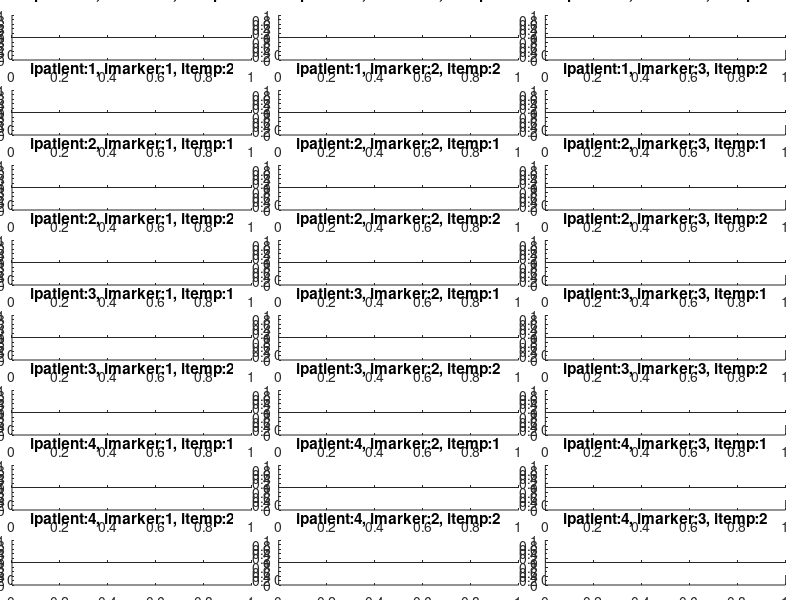

MATLAB code to generate this figure: (Note: this script raises an error after producing the figure.)


function testaxes

w           = 1/3;
htop        = 1/16 * 0.6;
hbottom     = 1/16 * 0.6;
spacehor    = 0.1;
w = w * (1-spacehor);

% first print average LFP and TFR
figure
for ipatient = 1 : 4
    
    for imarker = 1 : 3
    
        for itemp = 1 : 2
            
            row = (itemp-1) * 2 + (ipatient - 1) * 4 + 1;
            s1 = axes('Position', [1/3*(imarker-1) + w*(spacehor/2), 1-(1/16*row), w, htop]);
            title(sprintf('ipatient:%d, imarker:%d, itemp:%d', ipatient, imarker, itemp));

            row = (itemp-1) * 2 + (ipatient - 1) * 4 + 1 + 1;
            s2 = axes('Position', [1/3*(imarker-1) + w*(spacehor/2), 1-(1/16*row) + (1/16-hbottom), w, hbottom]);
            
            disp('');
             
        end
    end
end


figure

% first print average LFP and TFR
for ipatient = 1 : 4
    
    imarker = 1;
    
    for markername = string(cfg_fig.plot.name)
        
        if ~isfield(SpikeDensity{ipatient}{ipart}.sdf_bar, markername)
            imarker = imarker + 1;
            continue
        end
        
        for itemp = 1 : 2
            
                        
            row = (itemp-1) * 2 + (ipatient - 1) * 4 + 1;
            s1 = axes('Position', [1/3*(imarker-1) + w*(spacehor/2), 1-(1/16*row), w, htop]);
            title(sprintf('ipatient:%d, imarker:%d, itemp:%d', ipatient, imarker, itemp));

            row = (itemp-1) * 2 + (ipatient - 1) * 4 + 1 + 1;
            s2 = axes('Position', [1/3*(imarker-1) + w*(spacehor/2), 1-(1/16*row) + (1/16-hbottom), w, hbottom]);
            
            disp('');
             
            
            
            
        end
        imarker = imarker + 1;
    end
end
